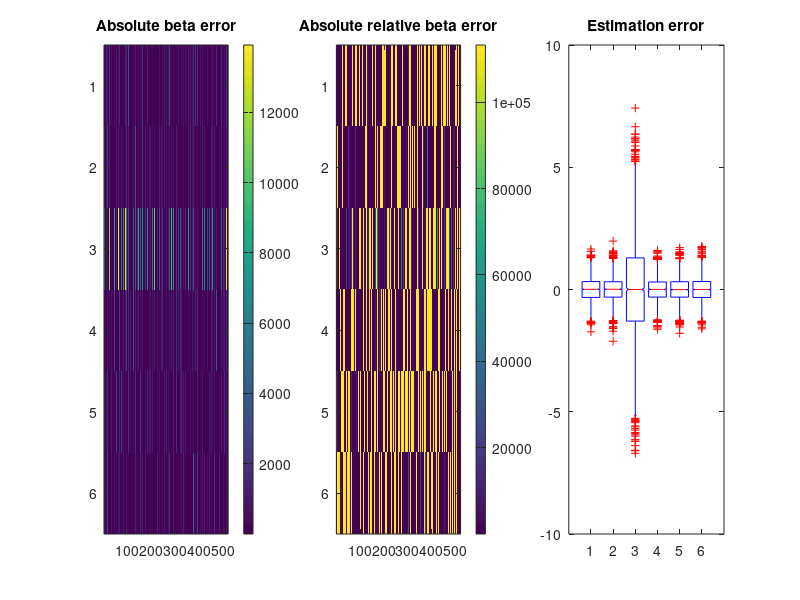

This chart was generated by the following MATLAB code: (Note: this script raises an error after producing the figure.)
% magic numbers
M = 5000; % number of samples in time
N = 6; % number of movements
K = 520; % number of features
KUsed = 48; % Number of features used

% Build features randomly, with small bias and uniform variance
Z = normrnd( 0.1, 1, K, M );
% make some features more noisy
KNoise = unique( unidrnd( K, 10, 1 ) );
Z(KNoise,:) = normrnd( 0.1, 5, numel(KNoise), M );
% make some features have larger bias
KBias = unique( unidrnd( K, 10, 1 ) );
Z(KBias,:) = Z(KBias,:) + ...
    repmat( normrnd( 0, 5, numel(KBias), 1 ), 1, M );
% make group of 5 colinear
for k = 1:10:K
    k1 = k;
    k2 = min( K, k1+4 );
    kIndices = k1:k2;
    numK = numel( kIndices );
    mixing = NaN*ones( numK, numK );
    mixing(1,:) = normrnd( 0, 1, 1, numK );
    for m = 2:numK
        mixing(m,:) = mixing(1,:)*unifrnd( 0, 1, 1, 1 );
    end;clear m
    mixingNoise = 1E-5;
    Z( kIndices, : ) = mixing * Z( kIndices, : ) ...
        + unifrnd( -mixingNoise, mixingNoise, numK, M );
    clear k1 k2 kIndices numK mixing mixingNoise
end;clear k
% shuffle the rows of Z
[ ~, ishuffler ] = sort( normrnd( 0, 0, K, 1 ) );
Z = Z( ishuffler, : );clear shuffler ishuffler
fprintf( 'Rank of features = %d of %d possible\n', rank(Z,1e-3), K );

% Create actual beta values
beta = normrnd( 0, 1, N, K );
% push small values to zero
z =  abs(  beta(:) ) <= 0.05;beta(z) = 0;clear z
% force some other values to zero
betaZero = unique( unidrnd( numel(beta), fix(numel(beta)*0.33), 1 ) );
beta(betaZero) = 0;

% calculate X
X = beta * Z + normrnd( 0, 0.5, N, M );
% make some X values more noisy
X( 3, : ) = X( 3, : ) + normrnd( 0, 2, 1, M );

% Estimate these data
betaEst = X / Z;
Xest = betaEst * Z;
Xerror = X - Xest;

% Plot up the estimates
if( ~exist( 'fig1', 'var' ) )
    fig1 = figure;
else
    clf(fig1);
end
figure(fig1);
betaError = beta - betaEst;
subplot( 1, 3, 1 );
imagesc( abs(betaError) );
colorbar;
title( 'Absolute beta error' );
subplot( 1, 3, 2 );
imagesc( abs(betaError)./abs(beta) );
colorbar;
title( 'Absolute relative beta error' );
subplot( 1, 3, 3 );
boxplot( Xerror', 'Notch', 'on' );
title( 'Estimation error' );

% Run through original channel selector & make estimates with selected channels
if( ~exist( 'fig2', 'var' ) )
    fig2 = figure;
else
    clf(fig2);
end
figure(fig2);
chanOrginal = gramSchmDarpa_COB( X, Z, 1:N, KUsed );
chanOrginal = sort( chanOrginal );
betaEstGSOrginal = X / Z(chanOrginal,:);
betaEstGSOrginalFull = 0*beta;betaEstGSOrginalFull(:,chanOrginal) = betaEstGSOrginal;

XestGSOrginal = betaEstGSOrginalFull * Z;
XerrorGSOrginal = X - XestGSOrginal;

% Plot up the estimates
betaErrorGSOrginal = beta - betaEstGSOrginalFull;
subplot( 1, 3, 1 );
imagesc( abs(betaErrorGSOrginal) );
colorbar;
title( 'GS Orig. Absolute beta error' );
subplot( 1, 3, 2 );
imagesc( abs(betaErrorGSOrginal)./abs(betaErrorGSOrginal) );
colorbar;
title( 'GS Orig. Absolute relative beta error' );
subplot( 1, 3, 3 );
boxplot( XerrorGSOrginal', 'Notch', 'on' );
title( [ 'GS Orig. Estimation error with ' int2str(KUsed) ' features' ] );

% Run through modified channel selector & make estimates with selected channels
if( ~exist( 'fig3', 'var' ) )
    fig3 = figure;
else
    clf(fig3);
end
figure(fig3);
chanModified = gramSchmDarpa_COB_finite( X, Z, 1:N, KUsed );
chanModified = sort( chanModified );
betaEstGSModified = X / Z(chanModified,:);
betaEstGSModifiedFull = 0*beta;betaEstGSModifiedFull(:,chanModified) = betaEstGSModified;

XestGSModified = betaEstGSModifiedFull * Z;
XerrorGSModified = X - XestGSModified;

% Plot up the estimates
betaErrorGSModified = beta - betaEstGSModifiedFull;
subplot( 1, 3, 1 );
imagesc( abs(betaErrorGSModified) );
colorbar;
title( 'GS Mod. Absolute beta error' );
subplot( 1, 3, 2 );
imagesc( abs(betaErrorGSModified)./abs(betaErrorGSModified) );
colorbar;
title( 'GS Mod. Absolute relative beta error' );
subplot( 1, 3, 3 );
boxplot( XerrorGSModified', 'Notch', 'on' );
title( [ 'GS Orig. Estimation error with ' int2str(KUsed) ' features' ] );

% Compare results
if( ~exist( 'fig4', 'var' ) )
    fig4 = figure;
else
    clf(fig4);
end
figure(fig4)
for n = 1:N
    [ ~, p ] = kstest2( XerrorGSModified(n,:), XerrorGSOrginal(n,:) );
    subplot( 2, 3, n )
    cdfplot( XerrorGSModified(n,:) );hold on;cdfplot( XerrorGSOrginal(n,:) );hold off
    title( sprintf( 'DOF %d, Prob. of same = %5.3f', n, p ) );
end;clear n p h
chanDiff = setdiff( chanOrginal, chanModified );
if( isempty( chanDiff ) )
    fprintf( 'Original and modified selected same channels\n' );
else
    fprintf( 'Original and modified channels:\n' );
    for k = 1:KUsed
        if( chanOrginal(k) ~= chanModified(k) )
            fprintf( '\t%d\t%d\n', chanOrginal(k), chanModified(k) );
        end
    end;clear k
    pause
end;clear chanDiff

return




